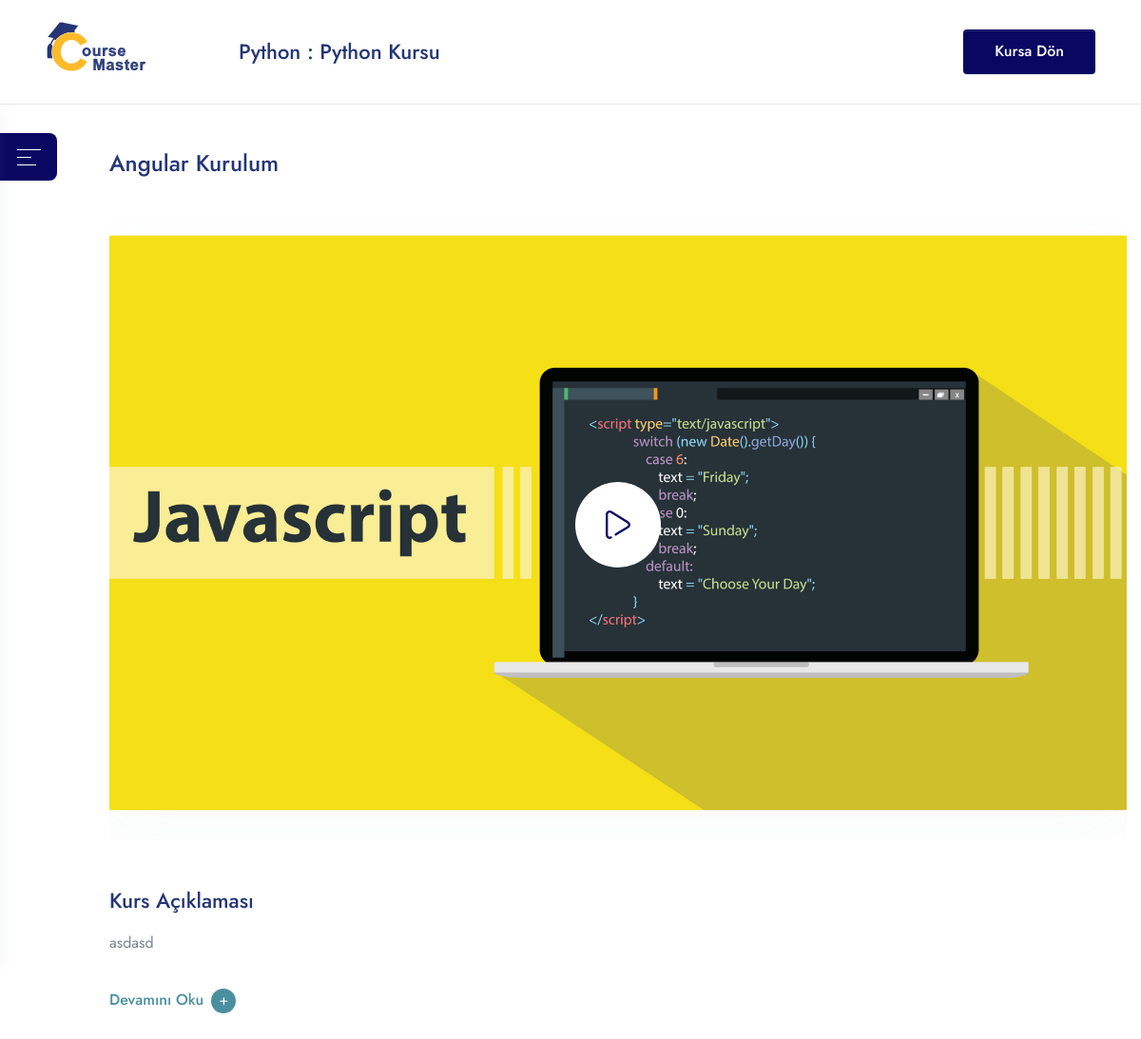
The page /course/watch-course/python-kursu?lecture=1 on the database as committed earlier.
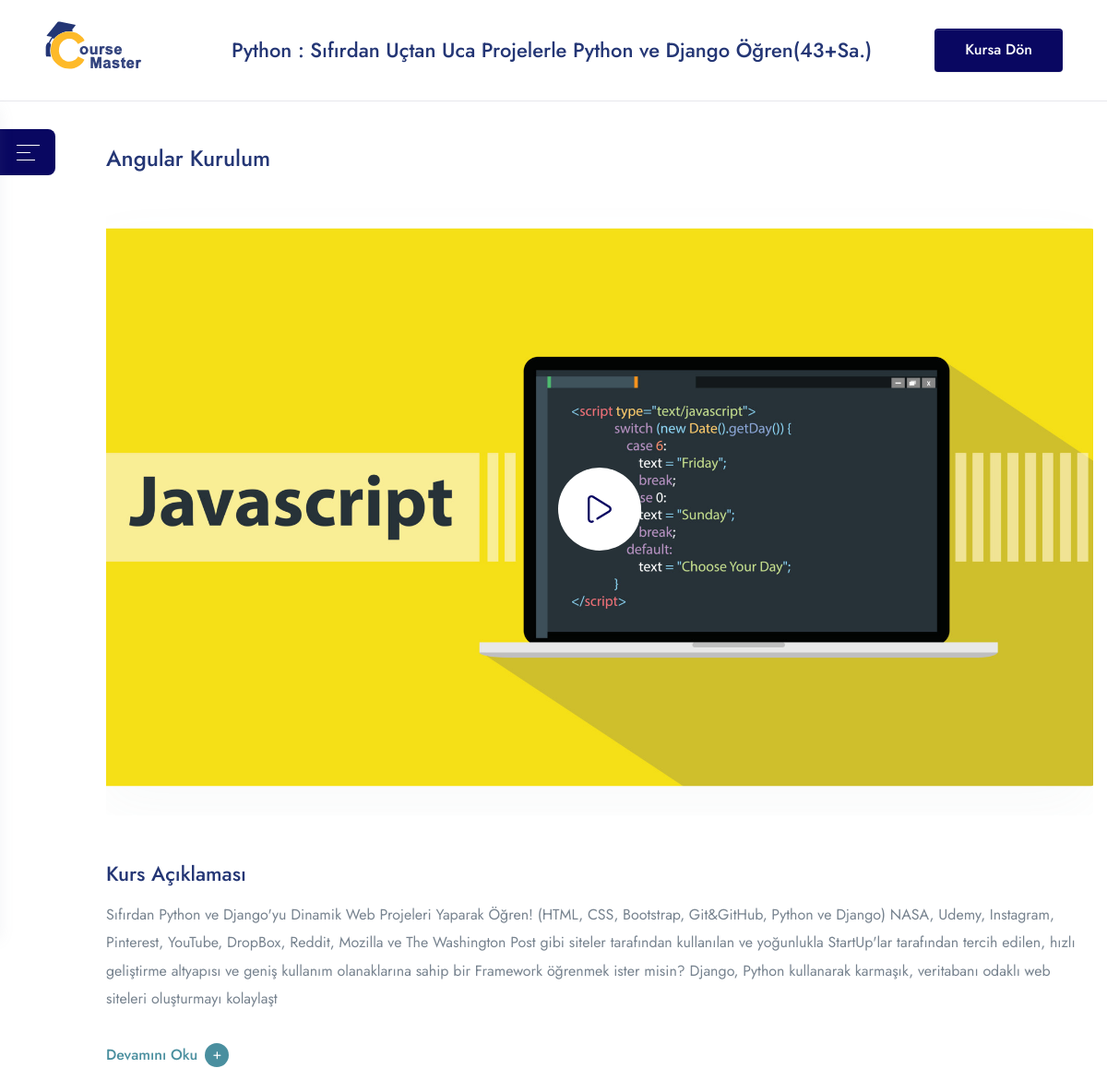
The same page on the database as committed later.
### app/models.py (models this page shows, shortened)
class Course(models.Model):
    STATUS = (
        ('PUBLISH','PUBLISH'),
        ('DRAFT','DRAFT'),
    )
    featured_image = models.ImageField(upload_to="Media/featured_img",null=True)
    featured_video = models.CharField(max_length = 300, null=True)
    title = models.CharField(max_length=500)
    created_at = models.DateField(auto_now_add=True)
    author = models.ForeignKey(Author,on_delete=models.CASCADE,null=True)
    category =models.ForeignKey(Categories,on_delete=models.CASCADE)
    level=models.ForeignKey(Level,on_delete=models.CASCADE,null=True)
    description = models.TextField()
    price = models.IntegerField(null=True,default=0)
    discount = models.IntegerField(null=True)
    language=models.ForeignKey(Language,on_delete=models.CASCADE,null=True)
    Deadline=models.CharField(max_length=100,null=True)
    slug = models.SlugField(default='',max_length=500,null=True,blank=True)
    status=models.CharField(choices=STATUS,max_length=100,null=True)
    Certificate=models.CharField(null=True,max_length=100)
    def get_absolute_url(self):
        from django.urls import reverse
        return reverse("course_details",kwargs={'slug':self.slug})

class Categories(models.Model):
    icon = models.CharField(max_length=200,null=True)
    name = models.CharField(max_length=200)

### CourseMasterApp/views.py (the view)
# urls.py: path('course/watch-course/<slug:slug>',views.WATCH_COURSE, name='watch_course'),
def WATCH_COURSE(request, slug):
    course = get_object_or_404(Course, slug=slug)
    lecture_id = request.GET.get('lecture')
    if lecture_id is not None:
        video = get_object_or_404(Video, id=lecture_id)
    else:
        error_message = "Lecture ID is missing."
        default_video = Video.objects.first()
        return HttpResponseRedirect(reverse('watch_course', args=[slug]) + f'?lecture={default_video.id}')
    context = {
        'course': course,
        'video': video,
    }
    return render(request, 'course/watch-course.html', context)

### templates/course/watch-course.html (shortened to what this page needs)
{% load static %}
<!doctype html>
<html lang="en">
<head>
    <link rel="stylesheet" href="{% static 'assets/fonts/fontawesome/fontawesome.css' %}">
    <link rel="stylesheet" href="{% static 'assets/libs/%40fancyapps/fancybox/dist/jquery.fancybox.min.css' %}">
    <link rel="stylesheet" href="{% static 'assets/libs/aos/dist/aos.css' %}">
    <link rel="stylesheet" href="{% static 'assets/libs/choices.js/public/assets/styles/choices.min.css' %}">
    <link rel="stylesheet" href="{% static 'assets/libs/flickity-fade/flickity-fade.css' %}">
    <link rel="stylesheet" href="{% static 'assets/libs/flickity/dist/flickity.min.css' %}">
    <link rel="stylesheet" href="{% static 'assets/libs/highlightjs/styles/vs2015.css' %}">
    <link rel="stylesheet" href="{% static 'assets/libs/jarallax/dist/jarallax.css' %}">
    <link rel="stylesheet" href="{% static 'assets/libs/quill/dist/quill.core.css' %}" />
    <link rel="stylesheet" href="{% static 'assets/css/theme.min.css' %}">
</head>
<body class="bg-white">
    <header class="bg-white border-bottom py-3 header-fixed" >
        <div class="px-5 px-lg-8 w-100">
            <div class="d-md-flex align-items-center">
                <a class="navbar-brand mb-2 mb-md-0" href="/">
                    <img src="{% static 'assets/img/coursemaster-logo.svg' %}" class="navbar-brand-img">
                </a>
                <div class="ms-md-6 ms-wd-12 ms-xl-10 me-auto mb-5 mb-md-0">
                    <h3 class="mb-0 line-clamp-2 ms-wd-3">{{course.category.name}} : {{course.title}}</h3>
                </div>
                <a href="{{course.get_absolute_url}}" class="btn btn-sm btn-primary ms-md-6 px-6 mb-3 mb-md-0 flex-shrink-0">Kursa Dön</a>
            </div>
        </div>
    </header>
    <div class="mt-15 mt-md-11 pt-md-3">
        <div class="sidebar-collapse">
            <a class="text-white bg-primary rounded-right-lg p-4 w-60p h-50p" data-bs-toggle="collapse" href="#sidebarcollapseExample" role="button" aria-expanded="false" aria-controls="sidebarcollapseExample">
                <svg width="25" height="17" viewBox="0 0 25 17" xmlns="http://www.w3.org/2000/svg">
                    <rect width="25" height="1" fill="currentColor"/>
                    <rect y="8" width="15" height="1" fill="currentColor"/>
                    <rect y="16" width="20" height="1" fill="currentColor"/>
                </svg>
            </a>
        </div>
        <div class="container">
            <div class="row mb-11">
                <div class="col-lg-11 col-wd-12 ms-lg-auto pt-11 pt-lg-8">
                    <h2 class="font-size-xl mb-6">
                        {{video.title}}
                    </h2>
                    <a href="https://www.youtube.com/watch?v={{video.youtube_id}}" class="d-block sk-thumbnail rounded mb-8" data-fancybox>
                        <div class="h-90p w-90p rounded-circle bg-white size-30-all d-inline-flex align-items-center justify-content-center position-absolute center z-index-1">
                        </div>
                    </a>
                    <h3 class="">Kurs Açıklaması</h3>
                    <p class="mb-6 line-height-md">{{course.description|slice:"0:494"}}</p>
                    <a class="text-teal read-more h6 d-inline-block mb-8" data-bs-toggle="collapse" href="#readcollapseExample" role="button" aria-expanded="false" aria-controls="readcollapseExample">
                        <span class="d-inline-flex align-items-center more">
                            Devamını Oku
                            <span class="d-flex align-items-center justify-content-center bg-teal rounded-circle ms-2 p-2 w-26p">
                                <i class="fas fa-plus font-size-10 text-white"></i>
                            </span>
                        </span>
                    </a>
                </div>
            </div>
        </div>
    </div>
</body>
</html>

Rows that differ between the two databases and show on the page:
changed Course "Python": title "Python Kursu" → "Sıfırdan Uçtan Uca Projelerle Python ve Django Öğren(43+Sa.)"; description "asdasd" → "Sıfırdan Python ve Django'yu Dinamik Web Projeleri Yaparak Öğren! (HTML, CSS, Bootstrap, Git&GitHub, Python ve Django) NASA, Udemy, Instagram, Pinterest, YouTube, DropBox, Reddit, Mozilla ve The Washington Post gibi siteler tarafından kullanılan ve yoğunlukla StartUp'lar tarafından tercih edilen, hızlı geliştirme altyapısı ve geniş kullanım olanaklarına sahip bir Framework öğrenmek ister misin? Django, Python kullanarak karmaşık, veritabanı odaklı web siteleri oluşturmayı kolaylaşt"
